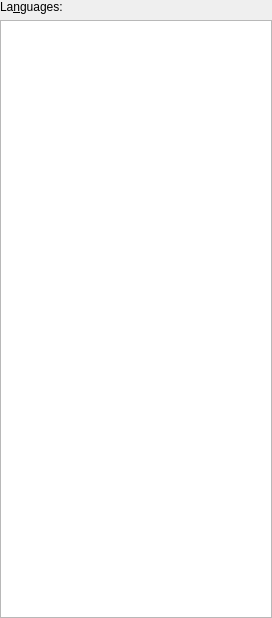
<ui version="4.0" >
 <class>LanguageSelection</class>
 <widget class="QWidget" name="LanguageSelection" >
  <property name="geometry" >
   <rect>
    <x>0</x>
    <y>0</y>
    <width>272</width>
    <height>618</height>
   </rect>
  </property>
  <property name="windowTitle" >
   <string>Select language</string>
  </property>
  <layout class="QVBoxLayout" >
   <property name="margin" >
    <number>0</number>
   </property>
   <property name="spacing" >
    <number>6</number>
   </property>
   <item>
    <widget class="QLabel" name="languageLabel" >
     <property name="text" >
      <string>La&amp;nguages:</string>
     </property>
     <property name="wordWrap" >
      <bool>false</bool>
     </property>
     <property name="buddy" >
      <cstring>languageListBox</cstring>
     </property>
    </widget>
   </item>
   <item>
    <widget class="QListView" name="languageListBox" />
   </item>
  </layout>
 </widget>
 <layoutdefault spacing="6" margin="11" />
 <layoutfunction spacing="KDialog::spacingHint" margin="KDialog::marginHint" />
 <pixmapfunction>BTN_ICON</pixmapfunction>
 <resources/>
 <connections/>
</ui>
